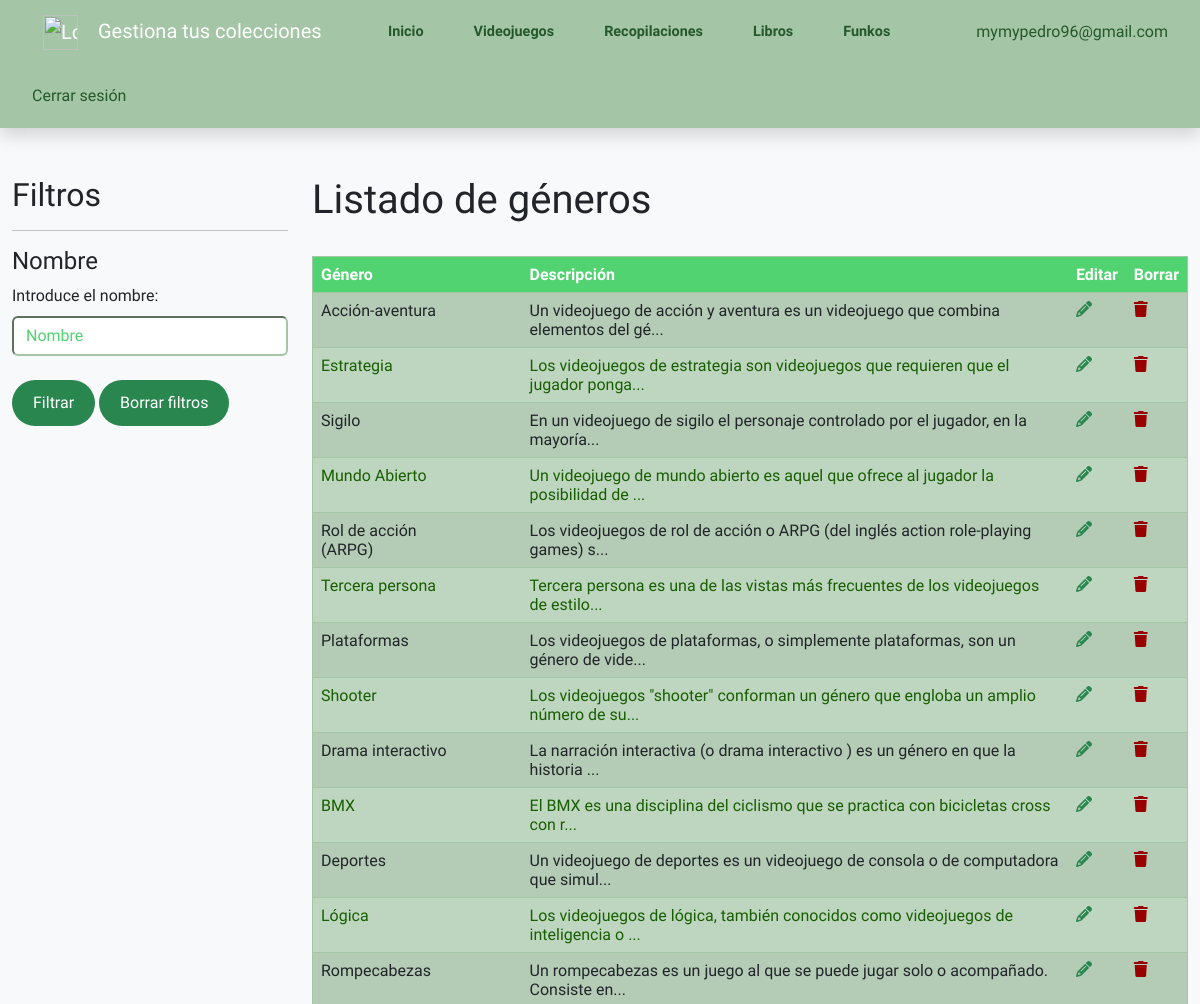
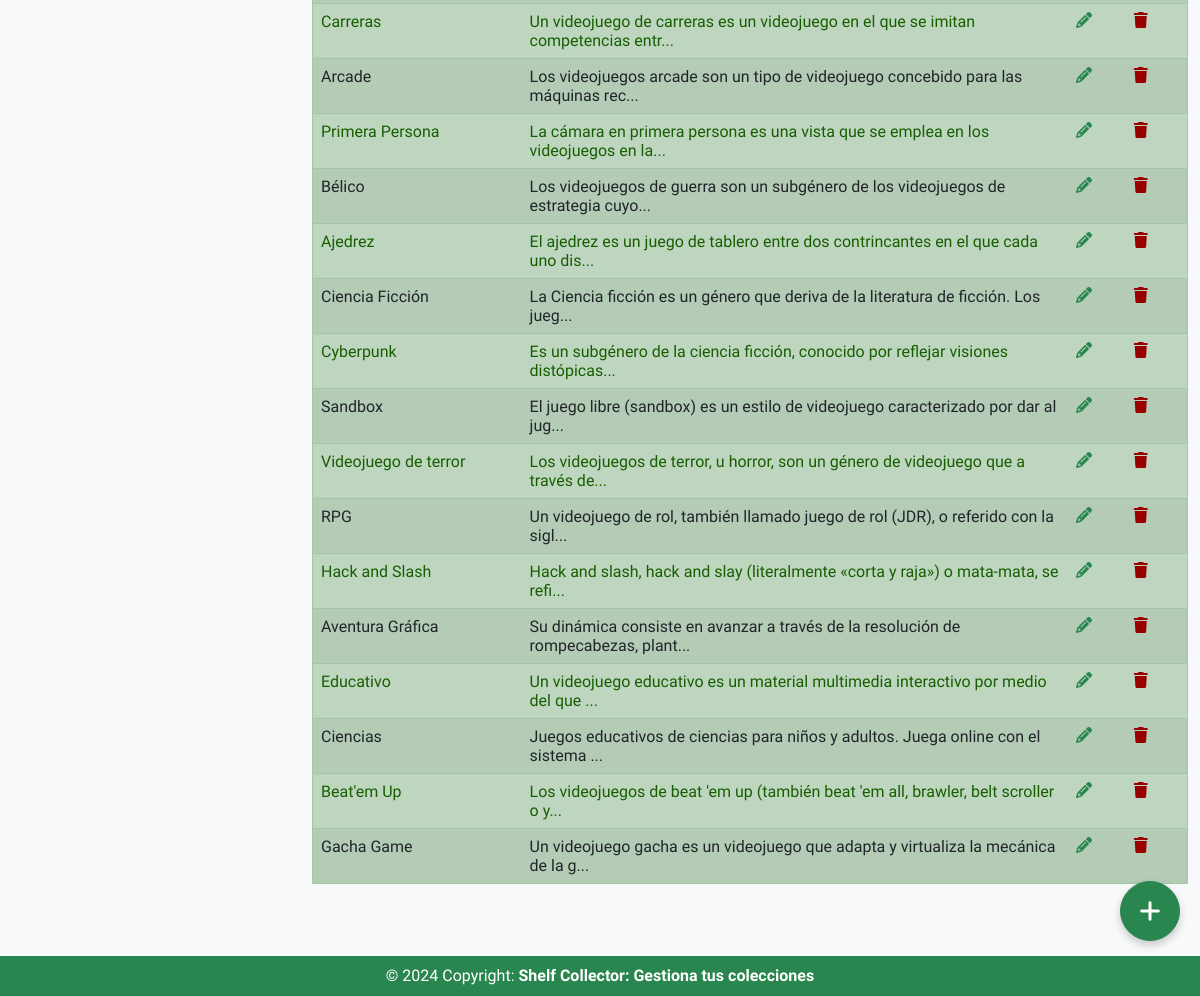
The app's page /generos/ (signed in) with its own data (2 pictures, top to bottom).
### usuario/models.py (models this page shows, shortened)
class Usuario(AbstractBaseUser):
    email = models.EmailField(
                    verbose_name='Email',
                    unique=True,
                    null=False,
                    blank=False)  # Requerido base de datos y formularios
    nombre = models.CharField(
                    max_length=25,
                    verbose_name='Nombre',
                    null=False,
                    blank=False)
    is_active = models.BooleanField(default=True)
    is_staff = models.BooleanField(default=False)
    is_superuser = models.BooleanField(default=False)
    USERNAME_FIELD = 'email'
    REQUIRED_FIELDS = ['nombre']
    objects = UsuarioPersonalizado()

### common/models.py (models this page shows, shortened)
class Genero(models.Model):
    nombre = models.CharField(
                            max_length=30,
                            verbose_name='Nombre',
                            unique=True,
                            null=False,
                            blank=False)
    descripcion = models.TextField(
                            verbose_name='Descripcion',
                            max_length=300,
                            null=True,
                            blank=True)
    usuario = models.ForeignKey(
                            Usuario,
                            verbose_name='Usuario',
                            on_delete=models.PROTECT,
                            null=False,
                            blank=False)
    class Meta:
        verbose_name = 'Género'
        verbose_name_plural = 'Géneros'

### common/views.py (the view)
# urls.py: path('generos/', views.GeneroListView.as_view(), name='generos'),
class GeneroListView(TemplateView):
    template_name = 'common/listado_generos.html'
    def get_context_data(self, **kwargs):
        context = super(GeneroListView, self).get_context_data(**kwargs)
        nombre = self.request.GET.get('nombre')
        if not self.request.user.is_authenticated:
            generos = Genero.objects.all()
        else:
            generos = Genero.objects.filter(usuario=self.request.user)
        if nombre:
            generos = generos.filter(nombre__icontains=nombre)
        def unique_generos(generos):
            seen = set()
            unique = []
            for genero in generos:
                identifier = (genero.nombre)
                if identifier not in seen:
                    seen.add(identifier)
                    unique.append(genero)
            return unique
        context['generos'] = unique_generos(generos)
        return context

### templates/common/listado_generos.html
{% extends 'common/base_gamesapp.html' %}
{% block content %}
<div class="container-fluid pb-5">
    <div class="row mt-5">
        <div class="col-md-3">
            <h2>Filtros</h2>
            <hr>
            <form method="GET">
                <h4>Nombre</h4>
                <div class="form-group">
                    <label for="nombre">Introduce el nombre:</label>
                    <input id="id_filtros" type="text" name="nombre" placeholder="Nombre">
                </div>
                <br>
                <button class="btn mt-1 mt-lg-0" type="submit">Filtrar</button>
                <a class="btn mt-1 mt-lg-0" href="{% url 'generos' %}">Borrar filtros</a>
            </form>
        </div>
        <div class="col-md-9 pb-5">
            <h1 class="pb-4">Listado de géneros</h1>
            <div class="col-12 mx-auto">
                {% if generos %}
                <table class="table table-custom table-striped">
                    <thead>
                        <tr>
                            <th>Género</th>
                            {% if genero.descripcion != 0 %}
                                <th>Descripción</th>
                            {% endif %}
                            {% if user.is_authenticated%}
                                <th>Editar</th>
                                <th>Borrar</th>
                            {% endif %}
                        </tr>
                    </thead>
                    {% for genero in generos %}
                        <tr>
                            <td><a class="text-reset pe-0 pe-xl-5" href="{% url 'genero_detail' genero.id %}">{{ genero.nombre }}</a></td>
                            <td>
                                {% if genero.descripcion|length > 80 %}
                                    <a class="text-reset" href="{% url 'genero_detail' genero.id %}">{{ genero.descripcion|safe|slice:":80" }}...</a>
                                {% elif genero.descripcion|length < 80 %}
                                    <a class="text-reset" href="{% url 'genero_detail' genero.id %}">{{ genero.descripcion|safe }}</a>
                                {% elif genero.descripcion|length == 0 %}
                                    <a class="text-reset d-none" href="{% url 'genero_detail' genero.id %}"></a>
                                {% endif %}
                            </td>
                            {% if user.is_authenticated and genero.usuario == user %}
                                <td><a href="{% url 'genero_update' genero.id %}"><i class="fas fa-pencil-alt" style="color: #29864F;"></i></a></td>
                                <td><a href="{% url 'genero_delete' genero.id %}"><i class="fa-solid fa-trash" style="color: #990000;"></i></a></td>
                            {% endif %}
                        </tr>
                    {% endfor %}
                </table>
                {% else %}
                    <p>No se han encontrado géneros</p>
                {% endif %}
            </div>
        </div>
        {% if user.is_authenticated %}
            <a href="{% url 'genero_create' %}" class="btn btn-primary btn-float">
                <i class="fas fa-plus"></i>
            </a>
        {% endif %}
    </div>
</div>
{% endblock %}

### templates/common/header_menu.html (shortened to what this page needs)
{% load static %}
<header class="menu navbar navbar-expand-xl  d-none d-xl-flex navbar-dark sticky-top flex-md-nowrap p-0 shadow">
  <div class="container-fluid">
    <a class="navbar-brand col-md-3 col-lg-3 px-3 ml-5" href="{% url 'panel' %}">
      <img src="{% static 'joystick_game.webp' %}" alt="Logo Shelf Collector" class="d-inline-block align-text-center logo">
      Gestiona tus colecciones
    </a>
    <div class="navbar-collapse collapse justify-content-center" id="navbarNav">
      <ul class="navbar-nav">
        <li class="nav-item">
          <a class="nav-link{% if request.path == '/panel/' %} active{% endif %}" aria-current="page" href="{% url 'panel' %}">Inicio</a>
        </li>
        <li class="nav-item">
          <a class="nav-link{% if request.path == '/videojuegos/' %} active{% endif %}" href="{% url 'videojuegos' %}">Videojuegos</a>
        </li>
        <li class="nav-item">
          <a class="nav-link{% if request.path == '/recopilaciones/' %} active{% endif %}" href="{% url 'recopilaciones' %}">Recopilaciones</a>
        </li>
        <li class="nav-item">
          <a class="nav-link{% if request.path == '/libro/' %} active{% endif %}" href="{% url 'libro' %}">Libros</a>
        </li>
        <li class="nav-item">
          <a class="nav-link{% if request.path == '/funko/' %} active{% endif %}" href="{% url 'funko' %}">Funkos</a>
        </li>
      </ul>
    </div>
    <div class="nav-item text-nowrap">
      {% if user.is_authenticated %}
      <li class="nav-item" style="list-style-type: none;">
        <a class="nav-link" href="{% url 'usuario_registrado_update' pk=user.id %}">{{ user.get_username }}</a>
      </li>
      {% endif %}
    </div>
    <div class="nav-item text-nowrap">
      {% if user.is_authenticated %}
      <a class="nav-link" href="/accounts/logout">Cerrar sesión</a>
      {% else %}
      <a class="nav-link" href="/accounts/login">Iniciar sesión</a>
      {% endif %}
    </div>
  </div>
</header>

### common/static/css/stylesheet.css (style rules this page uses)
* { font-family: 'Arimo', sans-serif; }
header { background-color: #29864F; z-index: 3; }
header.menu { background-color: #A4C5A6; }
header.menu a.nav-link { padding: 20px; color: #23592B; }
@media (max-width: 1300px) { .navbar-expand-xl .navbar-nav .nav-link { padding-left: 25px; padding-right: 25px; } }
.logo { width: 35px; height: auto; margin: 0 15px; }
@media (min-width: 768px) and (max-width: 1200px) { .flex-md-nowrap { flex-wrap: wrap!important; } }
.btn { background-color: #29864F; color: #FFFFFF; padding: 10px 20px; border-radius: 50px; }
div#navbarNav.collapse.navbar-collapse { font-weight: bold; font-size: 0.9em; }
input { color: #51d371; border-color: #A4C5A6; padding: 6px 12px; border-radius: 0.375rem; }
input::placeholder { border-color: #29864F; }
label { margin-bottom: 8px; }
a:link, a:visited, a:active { text-decoration:none; }
.btn-float { position: fixed; bottom: 55px; right: 20px; z-index: 999; font-size: 24px; width: 60px; height: 60px; display: flex; justify-content: center; align-items: center; box-shadow: 0 4px 8px rgba(0, 0, 0, 0.2); transition: background-color 0.3s; border-color: #29864F; }
.btn-float i { font-size: 24px; }
.table-custom { background-color: #2b2b2b; color: #f0f0f0; border: 1px solid #A4C5A6; }
.table-custom th { background-color: #51d371; color: #ffffff; }
.table-custom td { color: #175e01; }
.table-custom tr { align-items: }
.table-custom tr:nth-child(odd) { background-color: #bed6bf; }
.table-custom tr:nth-child(even) { background-color: #bed6bf; }
.table-custom a { color: #00aaff; }
.table-custom i.fa-pencil-alt { color: #28a745; }
.table-custom i.fa-trash { color: #dc3545; }
.enlace-allauth a, input#id_filtros::placeholder, input#id_email::placeholder, input#id_login::placeholder, input#id_password::placeholder, input#id_password1::placeholder, input#id_password2::placeholder, input#id_oldpassword::placeholder { color: #51d371; }
input#id_filtros { max-width: 100%; width: 100%; }

### records on screen
Usuario: get_username "mymypedro96@gmail.com"
Genero: nombre "Acción-aventura", descripcion "Un videojuego de acción y aventura es un videojuego que combina elementos del gé"
Genero: nombre "Estrategia", descripcion "Los videojuegos de estrategia son videojuegos que requieren que el jugador ponga"
Genero: nombre "Sigilo", descripcion "En un videojuego de sigilo el personaje controlado por el jugador, en la mayoría"
Genero: nombre "Mundo Abierto", descripcion "Un videojuego de mundo abierto es aquel que ofrece al jugador la posibilidad de"
Genero: nombre "Rol de acción (ARPG)", descripcion "Los videojuegos de rol de acción o ARPG (del inglés action role-playing games) s"
Genero: nombre "Tercera persona", descripcion "Tercera persona es una de las vistas más frecuentes de los videojuegos de estilo"
Genero: nombre "Plataformas", descripcion "Los videojuegos de plataformas, o simplemente plataformas, son un género de vide"
Genero: nombre "Shooter", descripcion "Los videojuegos \"shooter\" conforman un género que engloba un amplio número de su"
Genero: nombre "Drama interactivo", descripcion "La narración interactiva (o drama interactivo ) es un género en que la historia"
Genero: nombre "BMX", descripcion "El BMX es una disciplina del ciclismo que se practica con bicicletas cross con r"
Genero: nombre "Deportes", descripcion "Un videojuego de deportes es un videojuego de consola o de computadora que simul"
Genero: nombre "Lógica", descripcion "Los videojuegos de lógica, también conocidos como videojuegos de inteligencia o"
Genero: nombre "Rompecabezas", descripcion "Un rompecabezas es un juego al que se puede jugar solo o acompañado. Consiste en"
Genero: nombre "Carreras", descripcion "Un videojuego de carreras es un videojuego en el que se imitan competencias entr"
Genero: nombre "Arcade", descripcion "Los videojuegos arcade son un tipo de videojuego concebido para las máquinas rec"
Genero: nombre "Primera Persona", descripcion "La cámara en primera persona es una vista que se emplea en los videojuegos en la"
Genero: nombre "Bélico", descripcion "Los videojuegos de guerra son un subgénero de los videojuegos de estrategia cuyo"
Genero: nombre "Ajedrez", descripcion "El ajedrez es un juego de tablero entre dos contrincantes en el que cada uno dis"
Genero: nombre "Ciencia Ficción", descripcion "La Ciencia ficción es un género que deriva de la literatura de ficción. Los jueg"
Genero: nombre "Cyberpunk", descripcion "Es un subgénero de la ciencia ficción, conocido por reflejar visiones distópicas"
Genero: nombre "Sandbox", descripcion "El juego libre (sandbox) es un estilo de videojuego caracterizado por dar al jug"
Genero: nombre "Videojuego de terror", descripcion "Los videojuegos de terror, u horror, son un género de videojuego que a través de"
Genero: nombre "RPG", descripcion "Un videojuego de rol, también llamado juego de rol (JDR), o referido con la sigl"
Genero: nombre "Hack and Slash", descripcion "Hack and slash, hack and slay (literalmente «corta y raja») o mata-mata, se refi"
Genero: nombre "Aventura Gráfica", descripcion "Su dinámica consiste en avanzar a través de la resolución de rompecabezas, plant"
Genero: nombre "Educativo", descripcion "Un videojuego educativo es un material multimedia interactivo por medio del que"
Genero: nombre "Ciencias", descripcion "Juegos educativos de ciencias para niños y adultos. Juega online con el sistema"
Genero: nombre "Beat'em Up", descripcion "Los videojuegos de beat 'em up (también beat 'em all, brawler, belt scroller o y"
Genero: nombre "Gacha Game", descripcion "Un videojuego gacha es un videojuego que adapta y virtualiza la mecánica de la g"
